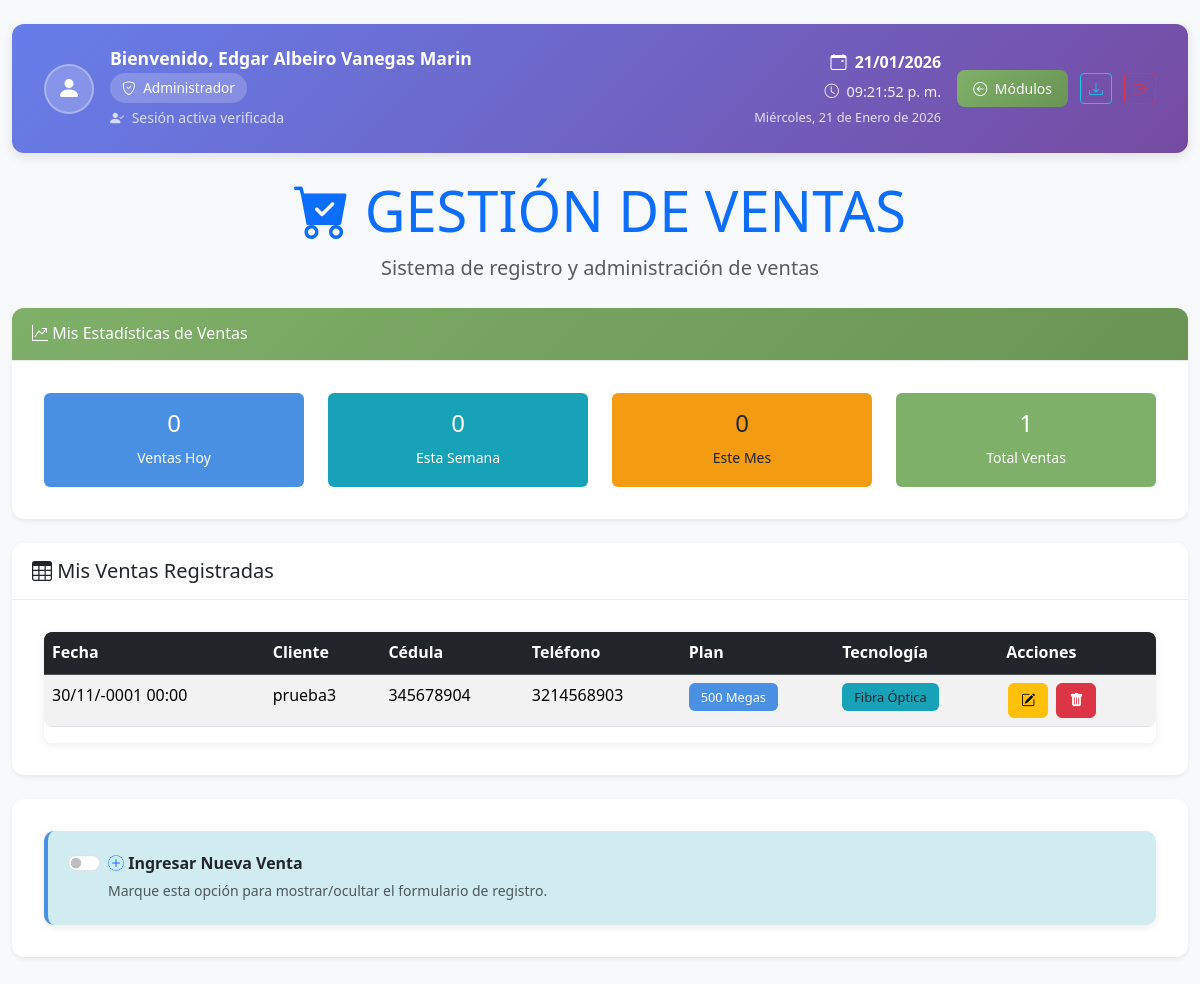
The page /proyectofinal/registro_ventas.php (signed in) on the database as committed earlier.
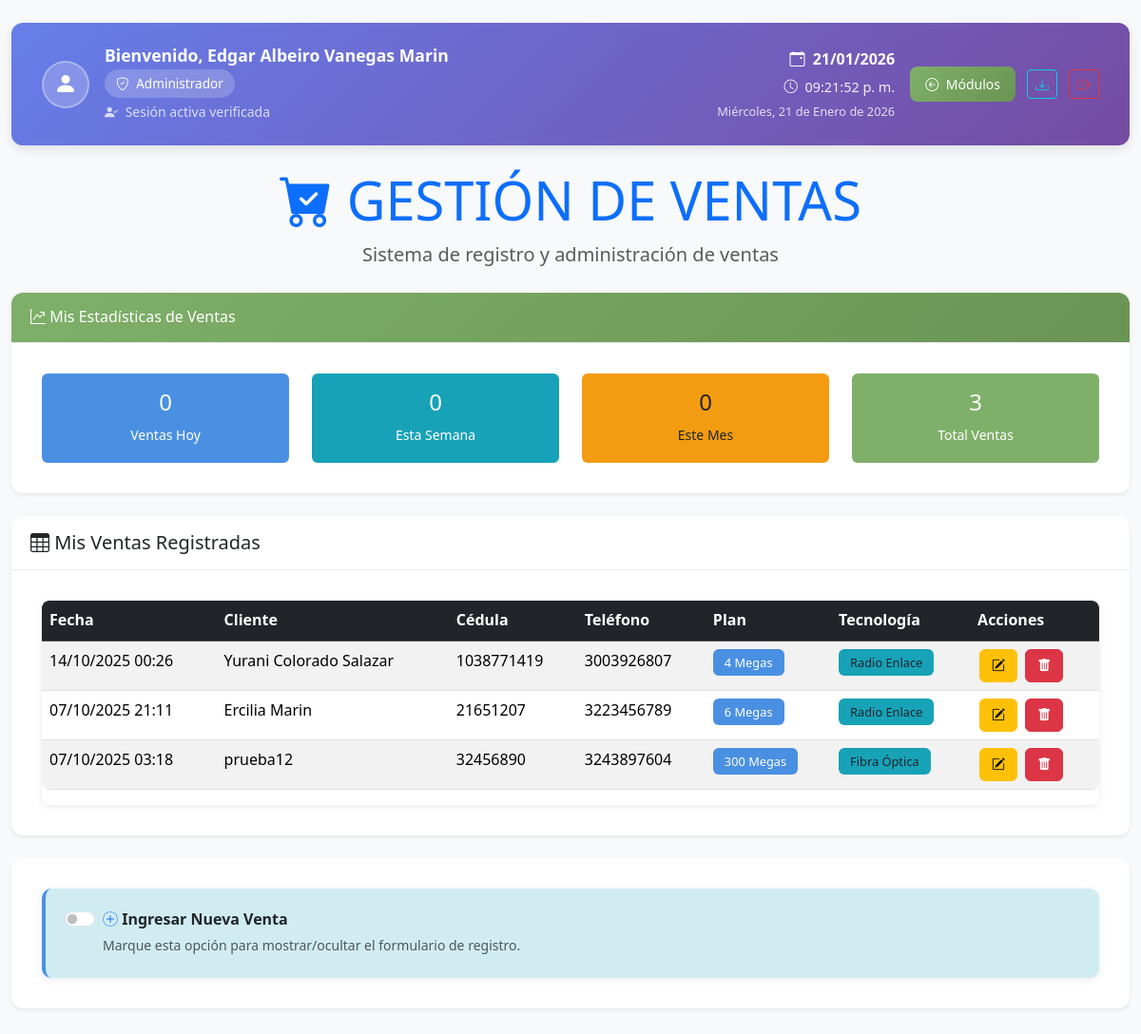
The same page on the database as committed later.
### tables this page shows
CREATE TABLE `administrador` (
  `id` int(11) NOT NULL,
  `cedula` varchar(15) NOT NULL,
  `nombre` varchar(100) NOT NULL,
  `email` varchar(100) NOT NULL,
  `contrasena` varchar(255) NOT NULL,
  `modulo` enum('Administrador','Vendedor','Agendamiento','Aprovisionamiento') NOT NULL,
  `modulo_id` int(11) DEFAULT NULL,
  `fecha_creacion` timestamp NOT NULL DEFAULT current_timestamp(),
  `fecha_actualizacion` timestamp NOT NULL DEFAULT current_timestamp() ON UPDATE current_timestamp()
);

CREATE TABLE `ventas` (
  `id` int(11) NOT NULL,
  `fecha` datetime NOT NULL,
  `cedula` varchar(20) NOT NULL,
  `nombre` varchar(100) NOT NULL,
  `telefono1` varchar(15) NOT NULL,
  `telefono2` varchar(15) DEFAULT NULL,
  `email` varchar(100) NOT NULL,
  `municipio` varchar(50) NOT NULL,
  `vereda` varchar(100) NOT NULL,
  `coordenadas` varchar(50) NOT NULL,
  `indicaciones` text NOT NULL,
  `notas` text DEFAULT NULL,
  `num_servicio` varchar(10) NOT NULL,
  `tecnologia` varchar(20) NOT NULL,
  `plan` varchar(20) NOT NULL,
  `vendedor_usuario` varchar(50) NOT NULL,
  `vendedor_nombre` varchar(100) NOT NULL,
  `vendedor_cedula` varchar(20) NOT NULL,
  `created_at` timestamp NOT NULL DEFAULT current_timestamp()
);

### proyectofinal/conex_bd.php (called while the page is built, shortened)
<?php
function escapeHtml($string) {
    return htmlspecialchars($string, ENT_QUOTES, 'UTF-8');
}
?>

### proyectofinal/registro_ventas.php (the view, shortened to what this page needs)
<?php
require_once 'conex_bd.php';
try {
    $conn = getDBConnection();
} catch (Exception $e) {
    die("Error al conectar con la base de datos: " . escapeHtml($e->getMessage()));
}
$user_id = $_SESSION['user_id'];
$stmt = $conn->prepare("SELECT id, cedula, nombre, email, modulo FROM administrador WHERE id = ?");
$stmt->bindParam(1, $user_id, PDO::PARAM_INT);
$stmt->execute();
$user_data = $stmt->fetch(PDO::FETCH_ASSOC);
$cedula_usuario = escapeHtml($user_data['cedula']);
$nombre_usuario = escapeHtml($user_data['nombre']);
$modulo_usuario = escapeHtml($user_data['modulo']);
$fecha_actual = date('d/m/Y');
$hora_actual = date('h:i:s A');
$dias_semana = [
    'Monday' => 'Lunes',
    'Tuesday' => 'Martes',
    'Wednesday' => 'Miércoles',
    'Thursday' => 'Jueves',
    'Friday' => 'Viernes',
    'Saturday' => 'Sábado',
    'Sunday' => 'Domingo'
];
$meses = [
    'January' => 'Enero',
    'February' => 'Febrero',
    'March' => 'Marzo',
    'April' => 'Abril',
    'May' => 'Mayo',
    'June' => 'Junio',
    'July' => 'Julio',
    'August' => 'Agosto',
    'September' => 'Septiembre',
    'October' => 'Octubre',
    'November' => 'Noviembre',
    'December' => 'Diciembre'
];
$dia_actual = date('l');
$mes_actual = date('F');
$fecha_completa = date('l, d \d\e F \d\e Y');
$fecha_formateada = str_replace(
    [$dia_actual, $mes_actual],
    [$dias_semana[$dia_actual], $meses[$mes_actual]],
    $fecha_completa
);
$stmt_stats = $conn->prepare("SELECT
    COUNT(*) as total_ventas,
    COUNT(CASE WHEN DATE(fecha) = CURDATE() THEN 1 END) as ventas_hoy,
    COUNT(CASE WHEN YEARWEEK(fecha, 1) = YEARWEEK(CURDATE(), 1) THEN 1 END) as ventas_semana,
    COUNT(CASE WHEN MONTH(fecha) = MONTH(CURDATE()) AND YEAR(fecha) = YEAR(CURDATE()) THEN 1 END) as ventas_mes
    FROM ventas
    WHERE vendedor_cedula = ?");
$statsData = ['ventas_hoy' => 0, 'ventas_semana' => 0, 'ventas_mes' => 0, 'total_ventas' => 0];
if ($stmt_stats) {
    $stmt_stats->bindParam(1, $cedula_usuario, PDO::PARAM_STR);
    $stmt_stats->execute();
    if ($stmt_stats->rowCount() > 0) {
        $statsData = $stmt_stats->fetch(PDO::FETCH_ASSOC);
    }
}
$stmt_ventas = $conn->prepare("SELECT id, fecha, nombre, cedula, telefono1, plan, tecnologia
    FROM ventas
    WHERE vendedor_cedula = ?
    ORDER BY fecha DESC
    LIMIT 5");
$mis_ventas = null;
if ($stmt_ventas) {
    $stmt_ventas->bindParam(1, $cedula_usuario, PDO::PARAM_STR);
    $stmt_ventas->execute();
    $mis_ventas = $stmt_ventas->fetchAll(PDO::FETCH_ASSOC);
}
?>
<!DOCTYPE html>
<html lang="es">
<head>
    <link href="https://cdn.jsdelivr.net/npm/bootstrap@5.3.3/dist/css/bootstrap.min.css" rel="stylesheet">
    <link href="https://cdn.jsdelivr.net/npm/bootstrap-icons@1.11.3/font/bootstrap-icons.css" rel="stylesheet">
    <link href="css/registroventas-styles.css" rel="stylesheet">
</head>
<body>
    <div class="container-fluid py-4">
        <div class="user-info-bar d-flex justify-content-between align-items-center mb-4">
            <div class="user-welcome">
                <div class="user-avatar">
                    <i class="bi bi-person-fill"></i>
                </div>
                <div class="user-details">
                    <h6>Bienvenido, <?php echo $nombre_usuario; ?></h6>
                    <div class="user-role">
                        <i class="bi bi-shield-check me-1"></i>
                        <?php echo $modulo_usuario; ?>
                    </div>
                    <small class="d-block mt-1 opacity-75">
                        <i class="bi bi-person-check-fill me-1"></i>
                        Sesión activa verificada
                    </small>
                </div>
            </div>
            <div class="user-actions d-flex align-items-center gap-3">
                <div class="datetime-info">
                    <div class="current-datetime">
                        <i class="bi bi-calendar-event me-1"></i>
                        <span class="date-text"><?php echo $fecha_actual; ?></span>
                    </div>
                    <div class="current-time">
                        <i class="bi bi-clock me-1"></i>
                        <span class="time-text" id="currentTime"><?php echo $hora_actual; ?></span>
                    </div>
                    <small class="full-date d-block"><?php echo $fecha_formateada; ?></small>
                </div>
                <div class="action-buttons">
                    <a href="modulos.php" class="btn btn-back-modules btn-sm" title="Volver a Módulos">
                        <i class="bi bi-arrow-left-circle me-1"></i>
                        Módulos
                    </a>
                    <a href="descargar_bd.php" class="btn btn-outline-info btn-sm" title="Descargar Base de Datos">
                        <i class="bi bi-download"></i>
                    </a>
                    <button class="btn btn-outline-danger btn-sm" onclick="logout()" title="Cerrar Sesión">
                        <i class="bi bi-box-arrow-right"></i>
                    </button>
                </div>
            </div>
        </div>
        <header class="text-center mb-4">
            <h1 class="display-4 text-primary">
                <i class="bi bi-cart-check-fill"></i>
                GESTIÓN DE VENTAS
            </h1>
            <p class="lead text-muted">Sistema de registro y administración de ventas</p>
        </header>
        <div class="card border-success mb-4 shadow-sm" id="stats-container">
            <div class="card-header bg-success text-white">
                <h6 class="mb-0"><i class="bi bi-graph-up-arrow"></i> Mis Estadísticas de Ventas</h6>
            </div>
            <div class="card-body">
                <div class="row text-center">
                    <div class="col-md-3 mb-2 mb-md-0">
                        <div class="bg-primary bg-opacity-75 text-white p-3 rounded">
                            <h4 id="stats-hoy"><?php echo $statsData['ventas_hoy'] ?? 0; ?></h4>
                            <small>Ventas Hoy</small>
                        </div>
                    </div>
                    <div class="col-md-3 mb-2 mb-md-0">
                        <div class="bg-info bg-opacity-75 text-white p-3 rounded">
                            <h4 id="stats-semana"><?php echo $statsData['ventas_semana'] ?? 0; ?></h4>
                            <small>Esta Semana</small>
                        </div>
                    </div>
                    <div class="col-md-3 mb-2 mb-md-0">
                        <div class="bg-warning text-dark p-3 rounded">
                            <h4 id="stats-mes"><?php echo $statsData['ventas_mes'] ?? 0; ?></h4>
                            <small>Este Mes</small>
                        </div>
                    </div>
                    <div class="col-md-3">
                        <div class="bg-success text-white p-3 rounded">
                            <h4 id="stats-total"><?php echo $statsData['total_ventas'] ?? 0; ?></h4>
                            <small>Total Ventas</small>
                        </div>
                    </div>
                </div>
            </div>
        </div>
        <div class="card mb-4 shadow-sm">
            <div class="card-header">
                <h5 class="mb-0"><i class="bi bi-table"></i> Mis Ventas Registradas</h5>
            </div>
            <div class="card-body">
                <div class="table-responsive">
                    <table class="table table-striped table-hover">
                        <thead class="table-dark">
                            <tr>
                                <th>Fecha</th>
                                <th>Cliente</th>
                                <th>Cédula</th>
                                <th>Teléfono</th>
                                <th>Plan</th>
                                <th>Tecnología</th>
                                <th>Acciones</th>
                            </tr>
                        </thead>
                        <tbody>
                            <?php if ($mis_ventas && count($mis_ventas) > 0): ?>
                                <?php foreach ($mis_ventas as $venta): ?>
                                <tr id="venta-row-<?php echo escapeHtml($venta['id']); ?>">
                                    <td><?php echo date('d/m/Y H:i', strtotime($venta['fecha'])); ?></td>
                                    <td><?php echo escapeHtml($venta['nombre']); ?></td>
                                    <td><?php echo escapeHtml($venta['cedula']); ?></td>
                                    <td><?php echo escapeHtml($venta['telefono1']); ?></td>
                                    <td><span class="badge bg-primary"><?php echo escapeHtml($venta['plan']); ?></span></td>
                                    <td><span class="badge bg-info text-dark"><?php echo escapeHtml($venta['tecnologia']); ?></span></td>
                                    <td>
                                        <button class="btn btn-sm btn-warning" onclick="handleEdit(<?php echo escapeHtml($venta['id']); ?>)" title="Editar Venta">
                                            <i class="bi bi-pencil-square"></i>
                                        </button>
                                        <button class="btn btn-sm btn-danger" onclick="handleDelete(<?php echo escapeHtml($venta['id']); ?>)" title="Eliminar Venta">
                                            <i class="bi bi-trash-fill"></i>
                                        </button>
                                    </td>
                                </tr>
                                <?php endforeach; ?>
                            <?php endif; ?>
                        </tbody>
                    </table>
                </div>
            </div>
        </div>
        <div class="card mb-4 shadow-sm">
            <div class="card-body">
                <div class="checkbox-container">
                    <div class="form-check form-switch">
                        <input class="form-check-input" type="checkbox" role="switch" id="toggleFormulario" onchange="toggleVentaForm()">
                        <label class="form-check-label fw-bold" for="toggleFormulario">
                            <i class="bi bi-plus-circle-dotted text-primary"></i> Ingresar Nueva Venta
                        </label>
                        <small class="text-muted d-block mt-1">Marque esta opción para mostrar/ocultar el formulario de registro.</small>
                    </div>
                </div>
            </div>
        </div>
    </div>
</body>
</html>

### proyectofinal/css/registroventas-styles.css (style rules this page uses)
:root { --primary-blue: #4a90e2; --primary-blue-light: #6ba3e8; --primary-blue-dark: #357abd; --soft-green: #7fb069; --soft-green-light: #95c285; --soft-green-dark: #6a9454; --light-gray: #f8f9fa; --medium-gray: #e9ecef; --dark-gray: #6c757d; --white: #ffffff; --success-soft: #d4edda; --success-border: #c3e6cb; --warning-soft: #fff3cd; --warning-border: #ffeaa7; --danger-soft: #f8d7da; --danger-border: #f5c6cb; --info-soft: #d1ecf1; --info-border: #bee5eb; --shadow-soft: 0 2px 8px rgba(0, 0, 0, 0.08); --shadow-medium: 0 4px 12px rgba(0, 0, 0, 0.1); --shadow-strong: 0 6px 20px rgba(0, 0, 0, 0.15); --gradient-primary: linear-gradient(135deg, #4a90e2 0%, #357abd 100%); --gradient-success: linear-gradient(135deg, #7fb069 0%, #6a9454 100%); --gradient-header: linear-gradient(135deg, #667eea 0%, #764ba2 100%); }
* { box-sizing: border-box; }
body { background-color: var(--light-gray); font-family: 'Segoe UI', Tahoma, Geneva, Verdana, sans-serif; line-height: 1.6; color: #333; }
.user-info-bar { background: var(--gradient-header); color: var(--white); padding: 1.25rem 1.5rem; border-radius: 12px; margin-bottom: 1.5rem; box-shadow: var(--shadow-medium); transition: all 0.3s ease; }
.user-welcome { display: flex; align-items: center; gap: 1rem; }
.user-avatar { width: 50px; height: 50px; border-radius: 50%; background: rgba(255, 255, 255, 0.2); display: flex; align-items: center; justify-content: center; font-size: 1.5rem; color: var(--white); border: 2px solid rgba(255, 255, 255, 0.3); transition: all 0.3s ease; }
.user-details h6 { margin: 0; font-weight: 600; font-size: 1.1rem; }
.user-role { background: rgba(255, 255, 255, 0.2); padding: 0.25rem 0.75rem; border-radius: 15px; font-size: 0.85rem; font-weight: 500; margin-top: 0.25rem; display: inline-block; backdrop-filter: blur(10px); }
.datetime-info { text-align: right; }
.current-datetime { font-size: 1rem; font-weight: 600; margin-bottom: 0.25rem; }
.current-time { font-size: 0.9rem; opacity: 0.9; }
.full-date { font-size: 0.8rem; opacity: 0.8; margin-top: 0.25rem; }
.btn-back-modules { background: var(--gradient-success); border: none; color: var(--white); padding: 0.5rem 1rem; border-radius: 8px; transition: all 0.3s ease; font-weight: 500; }
.table-responsive { border-radius: 8px; overflow: hidden; box-shadow: var(--shadow-soft); }
.table-responsive .btn { margin: 0 2px; padding: 0.375rem 0.75rem; border-radius: 6px; transition: all 0.3s ease; }
.checkbox-container { background: var(--info-soft); padding: 1.25rem; border-radius: 10px; border-left: 4px solid var(--primary-blue); box-shadow: var(--shadow-soft); transition: all 0.3s ease; }
.action-buttons { display: flex; gap: 0.75rem; align-items: center; flex-wrap: wrap; }
.card { border: none; border-radius: 12px; box-shadow: var(--shadow-soft); transition: all 0.3s ease; overflow: hidden; }
.card-header { background: var(--white); border-bottom: 1px solid var(--medium-gray); padding: 1rem 1.25rem; font-weight: 600; }
.card-header.bg-success { background: var(--gradient-success) !important; color: var(--white); }
.badge { font-size: 0.8rem; padding: 0.5rem 0.75rem; border-radius: 6px; font-weight: 500; }
.badge.bg-primary { background: var(--primary-blue) !important; }
.badge.bg-info { background: #17a2b8 !important; }
.bg-primary.bg-opacity-75 { background: var(--primary-blue) !important; border-radius: 10px; transition: all 0.3s ease; }
.bg-info.bg-opacity-75 { background: #17a2b8 !important; border-radius: 10px; transition: all 0.3s ease; }
.bg-warning { background: #f39c12 !important; border-radius: 10px; transition: all 0.3s ease; }
.bg-success { background: var(--soft-green) !important; border-radius: 10px; transition: all 0.3s ease; }
.table { border-radius: 8px; overflow: hidden; }
.table-dark { background: linear-gradient(135deg, #343a40 0%, #495057 100%); }
.table-striped tbody tr:nth-of-type(odd) { background-color: rgba(74, 144, 226, 0.05); }
@media (min-width: 992px) { .user-info-bar { padding: 1.5rem 2rem; } }
@media (min-width: 992px) { .container-fluid { max-width: 1200px; margin: 0 auto; } }
@media (min-width: 1200px) { .container-fluid { max-width: 1400px; } }
@media (min-width: 1200px) { .card-body { padding: 2rem; } }

Rows that differ between the two databases and show on the page:
removed ventas: fecha "30/11/-0001 00:00", nombre "prueba3", cedula "345678904", telefono1 "3214568903", plan "500 Megas", tecnologia "Fibra Óptica"
added ventas: fecha "14/10/2025 00:26", nombre "Yurani Colorado Salazar", cedula "1038771419", telefono1 "3003926807", plan "4 Megas", tecnologia "Radio Enlace"
added ventas: fecha "07/10/2025 21:11", nombre "Ercilia Marin", cedula "21651207", telefono1 "3223456789", plan "6 Megas", tecnologia "Radio Enlace"
added ventas: fecha "07/10/2025 03:18", nombre "prueba12", cedula "32456890", telefono1 "3243897604", plan "300 Megas", tecnologia "Fibra Óptica"
Other text that changed with them:
$statsData['total_ventas']: "1" → "3"
